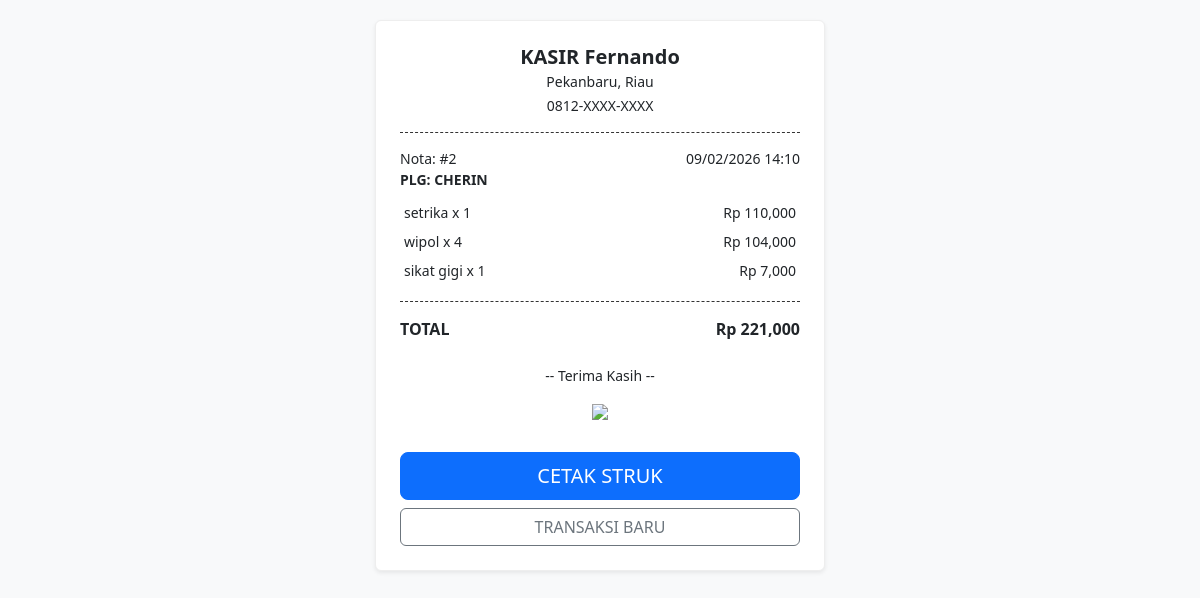
/petugas/penjualan/detail.php?id=2 (signed in), run on the app's committed database.
### tables this page shows
CREATE TABLE `penjualan` (
  `PenjualanID` int(11) NOT NULL,
  `TanggalPenjualan` datetime NOT NULL DEFAULT current_timestamp(),
  `TotalHarga` decimal(10,2) NOT NULL,
  `PelangganID` int(11) NOT NULL
);

CREATE TABLE `pelanggan` (
  `PelangganID` int(11) NOT NULL,
  `NamaPelanggan` varchar(255) NOT NULL,
  `Alamat` text NOT NULL,
  `NomorTelepon` varchar(15) NOT NULL
);

CREATE TABLE `detailpenjualan` (
  `DetailID` int(11) NOT NULL,
  `PenjualanID` int(11) NOT NULL,
  `ProdukID` int(11) NOT NULL,
  `JumlahProduk` int(11) NOT NULL,
  `Subtotal` decimal(10,2) NOT NULL
);

CREATE TABLE `produk` (
  `ProdukID` int(11) NOT NULL,
  `NamaProduk` varchar(255) NOT NULL,
  `Harga` decimal(10,2) NOT NULL,
  `Stok` int(11) NOT NULL
);

### petugas/penjualan/detail.php (the view, shortened to what this page needs)
<?php
include '../../main/connect.php';
$id = $_GET['id'];
$query = mysqli_query($conn, "SELECT * FROM penjualan
         JOIN pelanggan ON penjualan.PelangganID = pelanggan.PelangganID
         WHERE PenjualanID = '$id'");
$data = mysqli_fetch_array($query);
?>
<!DOCTYPE html>
<html lang="id">
<head>
    <link href="https://cdn.jsdelivr.net/npm/bootstrap@5.3.0/dist/css/bootstrap.min.css" rel="stylesheet">
</head>
<body class="bg-light">
    <div class="container">
        <div class="card card-nota shadow-sm">
            <div class="card-body p-4">
                <div class="text-center">
                    <h5 class="fw-bold mb-0">KASIR Fernando</h5>
                    <small>Pekanbaru, Riau</small><br>
                    <small>0812-XXXX-XXXX</small>
                    <div class="dashed-line"></div>
                </div>
                <div class="row small mb-2">
                    <div class="col-6">Nota: #<?= $id; ?></div>
                    <div class="col-6 text-end"><?= date('d/m/Y H:i', strtotime($data['TanggalPenjualan'])); ?></div>
                    <div class="col-12 text-uppercase fw-bold">Plg: <?= $data['NamaPelanggan']; ?></div>
                </div>
                <table class="table table-sm table-borderless small">
                    <tbody>
                        <?php
                        $detail = mysqli_query($conn, "SELECT * FROM detailpenjualan
                                  JOIN produk ON detailpenjualan.ProdukID = produk.ProdukID
                                  WHERE PenjualanID = '$id'");
                        while($d = mysqli_fetch_array($detail)){
                        ?>
                        <tr>
                            <td><?= $d['NamaProduk']; ?> x <?= $d['JumlahProduk']; ?></td>
                            <td class="text-end">Rp <?= number_format($d['Subtotal']); ?></td>
                        </tr>
                        <?php } ?>
                    </tbody>
                </table>
                <div class="dashed-line"></div>
                <div class="d-flex justify-content-between fw-bold">
                    <span>TOTAL</span>
                    <span>Rp <?= number_format($data['TotalHarga']); ?></span>
                </div>
                <div class="text-center mt-4">
                    <p class="small">-- Terima Kasih --</p>
                    <img src="https://api.qrserver.com/v1/create-qr-code/?size=100x100&data=INV-<?= $id; ?>" class="mb-2">
                </div>
                <div class="no-print mt-4 d-grid gap-2">
                    <button onclick="window.print()" class="btn btn-primary btn-lg">CETAK STRUK</button>
                    <a href="index.php" class="btn btn-outline-secondary">TRANSAKSI BARU</a>
                </div>
            </div>
        </div>
    </div>
</body>
</html>

### petugas/penjualan/detail.php (style rules this page uses)
.card-nota { max-width: 450px; margin: 20px auto; border: 1px solid #eee; }
.dashed-line { border-top: 1.5px dashed #333; margin: 15px 0; }

### data on the page
penjualan: TanggalPenjualan "09/02/2026 14:10", PelangganID.NamaPelanggan "CHERIN", TotalHarga "221,000"
detailpenjualan: ProdukID.NamaProduk "setrika", JumlahProduk "1", Subtotal "110,000"
detailpenjualan: ProdukID.NamaProduk "wipol", JumlahProduk "4", Subtotal "104,000"
detailpenjualan: ProdukID.NamaProduk "sikat gigi", JumlahProduk "1", Subtotal "7,000"

### other printed values
$id "2"
